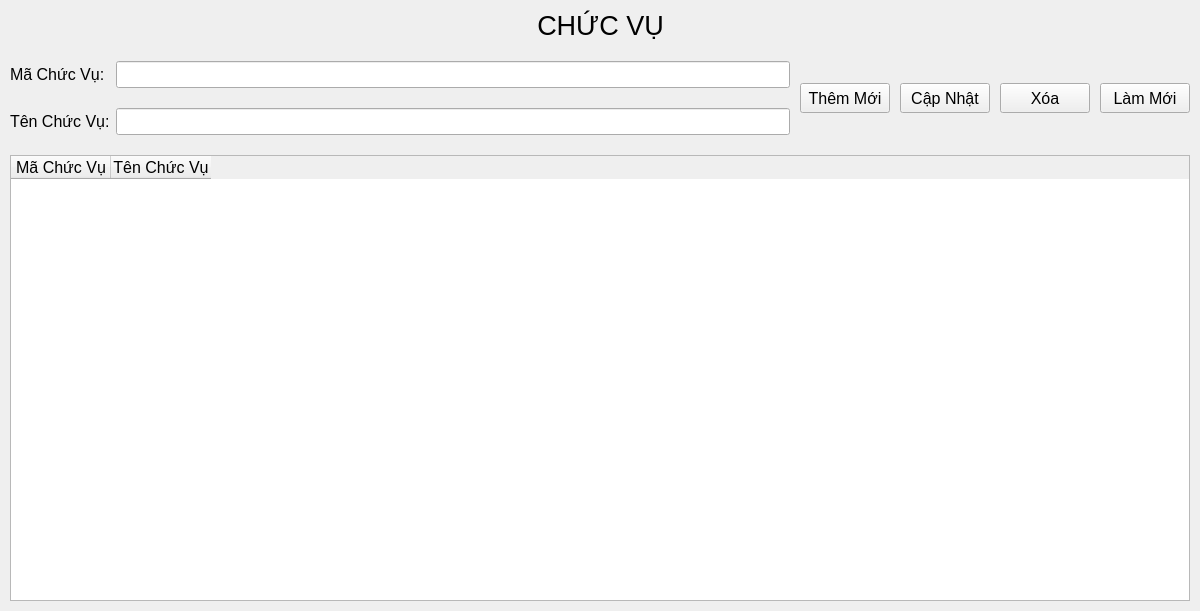
<?xml version="1.0" encoding="UTF-8"?>
<ui version="4.0">
 <class>Position</class>
 <widget class="QFrame" name="Position">
  <property name="geometry">
   <rect>
    <x>0</x>
    <y>0</y>
    <width>1200</width>
    <height>611</height>
   </rect>
  </property>
  <property name="windowTitle">
   <string>Frame</string>
  </property>
  <property name="styleSheet">
   <string notr="true"/>
  </property>
  <layout class="QVBoxLayout" name="verticalLayout" stretch="0,2,8">
   <property name="spacing">
    <number>10</number>
   </property>
   <property name="leftMargin">
    <number>10</number>
   </property>
   <property name="topMargin">
    <number>10</number>
   </property>
   <property name="rightMargin">
    <number>10</number>
   </property>
   <property name="bottomMargin">
    <number>10</number>
   </property>
   <item>
    <layout class="QHBoxLayout" name="horizontalLayout">
     <property name="spacing">
      <number>0</number>
     </property>
     <item>
      <spacer name="horizontalSpacer">
       <property name="orientation">
        <enum>Qt::Horizontal</enum>
       </property>
       <property name="sizeHint" stdset="0">
        <size>
         <width>40</width>
         <height>20</height>
        </size>
       </property>
      </spacer>
     </item>
     <item>
      <widget class="QLabel" name="label">
       <property name="font">
        <font>
         <pointsize>20</pointsize>
        </font>
       </property>
       <property name="text">
        <string>CHỨC VỤ</string>
       </property>
       <property name="alignment">
        <set>Qt::AlignCenter</set>
       </property>
      </widget>
     </item>
     <item>
      <spacer name="horizontalSpacer_2">
       <property name="orientation">
        <enum>Qt::Horizontal</enum>
       </property>
       <property name="sizeHint" stdset="0">
        <size>
         <width>40</width>
         <height>20</height>
        </size>
       </property>
      </spacer>
     </item>
    </layout>
   </item>
   <item>
    <layout class="QHBoxLayout" name="horizontalLayout_3">
     <item>
      <layout class="QFormLayout" name="formLayout">
       <property name="horizontalSpacing">
        <number>6</number>
       </property>
       <property name="verticalSpacing">
        <number>20</number>
       </property>
       <property name="leftMargin">
        <number>0</number>
       </property>
       <property name="topMargin">
        <number>10</number>
       </property>
       <property name="bottomMargin">
        <number>10</number>
       </property>
       <item row="0" column="0">
        <widget class="QLabel" name="label_2">
         <property name="font">
          <font>
           <pointsize>12</pointsize>
          </font>
         </property>
         <property name="text">
          <string>Mã Chức Vụ:</string>
         </property>
        </widget>
       </item>
       <item row="0" column="1">
        <widget class="QLineEdit" name="txtIDPosition">
         <property name="font">
          <font>
           <pointsize>12</pointsize>
          </font>
         </property>
         <property name="readOnly">
          <bool>true</bool>
         </property>
        </widget>
       </item>
       <item row="1" column="0">
        <widget class="QLabel" name="label_3">
         <property name="font">
          <font>
           <pointsize>12</pointsize>
          </font>
         </property>
         <property name="text">
          <string>Tên Chức Vụ:</string>
         </property>
        </widget>
       </item>
       <item row="1" column="1">
        <widget class="QLineEdit" name="txtPositionName">
         <property name="font">
          <font>
           <pointsize>12</pointsize>
          </font>
         </property>
        </widget>
       </item>
      </layout>
     </item>
     <item>
      <layout class="QHBoxLayout" name="horizontalLayout_2">
       <item>
        <widget class="QPushButton" name="btAdd">
         <property name="minimumSize">
          <size>
           <width>90</width>
           <height>30</height>
          </size>
         </property>
         <property name="maximumSize">
          <size>
           <width>90</width>
           <height>30</height>
          </size>
         </property>
         <property name="font">
          <font>
           <pointsize>12</pointsize>
          </font>
         </property>
         <property name="cursor">
          <cursorShape>PointingHandCursor</cursorShape>
         </property>
         <property name="text">
          <string>Thêm Mới</string>
         </property>
        </widget>
       </item>
       <item>
        <widget class="QPushButton" name="btUpdate">
         <property name="minimumSize">
          <size>
           <width>90</width>
           <height>30</height>
          </size>
         </property>
         <property name="maximumSize">
          <size>
           <width>90</width>
           <height>30</height>
          </size>
         </property>
         <property name="font">
          <font>
           <pointsize>12</pointsize>
          </font>
         </property>
         <property name="cursor">
          <cursorShape>PointingHandCursor</cursorShape>
         </property>
         <property name="text">
          <string>Cập Nhật</string>
         </property>
        </widget>
       </item>
       <item>
        <widget class="QPushButton" name="btDel">
         <property name="minimumSize">
          <size>
           <width>90</width>
           <height>30</height>
          </size>
         </property>
         <property name="maximumSize">
          <size>
           <width>90</width>
           <height>30</height>
          </size>
         </property>
         <property name="font">
          <font>
           <pointsize>12</pointsize>
          </font>
         </property>
         <property name="cursor">
          <cursorShape>PointingHandCursor</cursorShape>
         </property>
         <property name="text">
          <string>Xóa</string>
         </property>
        </widget>
       </item>
       <item>
        <widget class="QPushButton" name="btRefresh">
         <property name="minimumSize">
          <size>
           <width>90</width>
           <height>30</height>
          </size>
         </property>
         <property name="maximumSize">
          <size>
           <width>90</width>
           <height>30</height>
          </size>
         </property>
         <property name="font">
          <font>
           <pointsize>12</pointsize>
          </font>
         </property>
         <property name="cursor">
          <cursorShape>PointingHandCursor</cursorShape>
         </property>
         <property name="text">
          <string>Làm Mới</string>
         </property>
        </widget>
       </item>
      </layout>
     </item>
    </layout>
   </item>
   <item>
    <widget class="QTableWidget" name="dataTabPosition">
     <property name="font">
      <font>
       <family>MS Shell Dlg 2</family>
       <pointsize>12</pointsize>
      </font>
     </property>
     <property name="sizeAdjustPolicy">
      <enum>QAbstractScrollArea::AdjustToContentsOnFirstShow</enum>
     </property>
     <column>
      <property name="text">
       <string>Mã Chức Vụ</string>
      </property>
     </column>
     <column>
      <property name="text">
       <string>Tên Chức Vụ</string>
      </property>
     </column>
    </widget>
   </item>
  </layout>
 </widget>
 <resources/>
 <connections/>
</ui>
